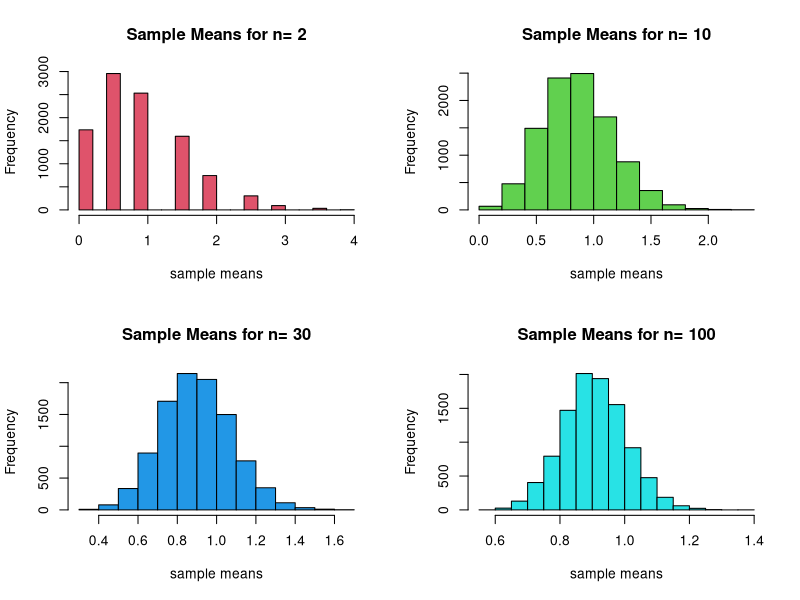

Write R code to recreate this figure.
####---Central Limit Theorem---####
rm(list=ls())
pop=rpois(1000,0.9)
n=c(2,10,30,100)
m=length(n);M=10000
par(mfrow=c(2,2))
xbr=matrix(rep(0,M*m),c(M,m))
for(j in 1:m){
for(i in 1:M){
sam=sample(pop,n[j],replace=T)
xbr[i,j]=mean(sam)
}
hist(xbr[,j],main=paste("Sample Means for n=",n[j]),col=j+1,xlab="sample means")
}




